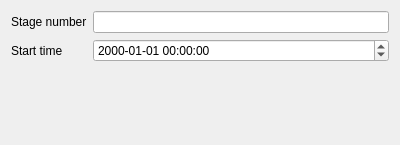
<?xml version="1.0" encoding="UTF-8"?>
<ui version="4.0">
 <class>StageSettingsPage</class>
 <widget class="QWidget" name="StageSettingsPage">
  <property name="geometry">
   <rect>
    <x>0</x>
    <y>0</y>
    <width>400</width>
    <height>145</height>
   </rect>
  </property>
  <property name="windowTitle">
   <string>Form</string>
  </property>
  <layout class="QFormLayout" name="formLayout">
   <item row="0" column="0">
    <widget class="QLabel" name="label">
     <property name="text">
      <string>Stage number</string>
     </property>
    </widget>
   </item>
   <item row="0" column="1">
    <widget class="QLineEdit" name="stageNumber">
     <property name="readOnly">
      <bool>true</bool>
     </property>
    </widget>
   </item>
   <item row="1" column="0">
    <widget class="QLabel" name="label_2">
     <property name="text">
      <string>Start time</string>
     </property>
    </widget>
   </item>
   <item row="2" column="0">
    <spacer name="verticalSpacer">
     <property name="orientation">
      <enum>Qt::Vertical</enum>
     </property>
     <property name="sizeHint" stdset="0">
      <size>
       <width>20</width>
       <height>40</height>
      </size>
     </property>
    </spacer>
   </item>
   <item row="1" column="1">
    <widget class="QDateTimeEdit" name="startTime">
     <property name="displayFormat">
      <string>yyyy-MM-dd HH:mm:ss</string>
     </property>
    </widget>
   </item>
  </layout>
 </widget>
 <resources/>
 <connections/>
</ui>
